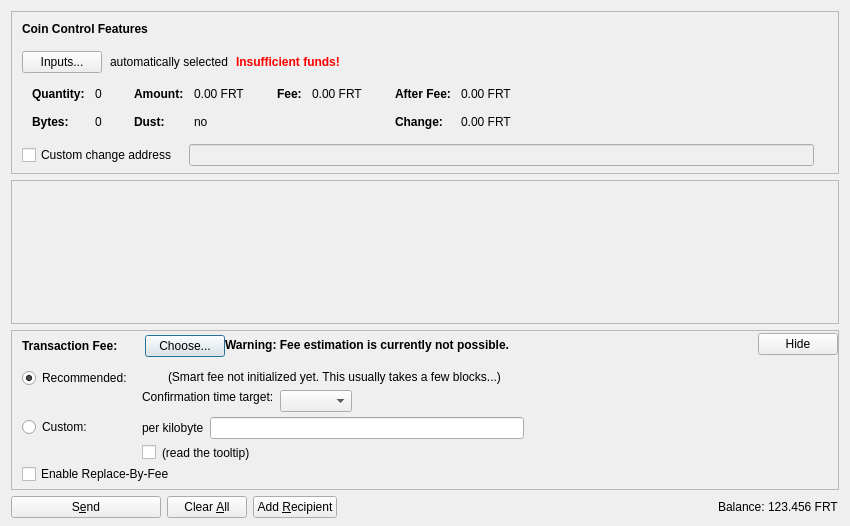
<?xml version="1.0" encoding="UTF-8"?>
<ui version="4.0">
 <class>SendCoinsDialog</class>
 <widget class="QDialog" name="SendCoinsDialog">
  <property name="geometry">
   <rect>
    <x>0</x>
    <y>0</y>
    <width>850</width>
    <height>526</height>
   </rect>
  </property>
  <property name="windowTitle">
   <string>Send Coins</string>
  </property>
  <layout class="QVBoxLayout" name="verticalLayout" stretch="0,1,0,0">
   <property name="bottomMargin">
    <number>8</number>
   </property>
   <item>
    <widget class="QFrame" name="frameCoinControl">
     <property name="sizePolicy">
      <sizepolicy hsizetype="Expanding" vsizetype="Expanding">
       <horstretch>0</horstretch>
       <verstretch>0</verstretch>
      </sizepolicy>
     </property>
     <property name="maximumSize">
      <size>
       <width>16777215</width>
       <height>16777215</height>
      </size>
     </property>
     <property name="frameShape">
      <enum>QFrame::StyledPanel</enum>
     </property>
     <property name="frameShadow">
      <enum>QFrame::Sunken</enum>
     </property>
     <layout class="QVBoxLayout" name="verticalLayoutCoinControl2">
      <property name="spacing">
       <number>0</number>
      </property>
      <property name="leftMargin">
       <number>0</number>
      </property>
      <property name="topMargin">
       <number>0</number>
      </property>
      <property name="rightMargin">
       <number>0</number>
      </property>
      <property name="bottomMargin">
       <number>6</number>
      </property>
      <item>
       <layout class="QVBoxLayout" name="verticalLayoutCoinControl" stretch="0,0,0,0,1">
        <property name="spacing">
         <number>0</number>
        </property>
        <property name="leftMargin">
         <number>10</number>
        </property>
        <property name="topMargin">
         <number>10</number>
        </property>
        <item>
         <layout class="QHBoxLayout" name="horizontalLayoutCoinControl1">
          <property name="bottomMargin">
           <number>15</number>
          </property>
          <item>
           <widget class="QLabel" name="labelCoinControlFeatures">
            <property name="sizePolicy">
             <sizepolicy hsizetype="Preferred" vsizetype="Maximum">
              <horstretch>0</horstretch>
              <verstretch>0</verstretch>
             </sizepolicy>
            </property>
            <property name="font">
             <font>
              <weight>75</weight>
              <bold>true</bold>
             </font>
            </property>
            <property name="styleSheet">
             <string notr="true">font-weight:bold;</string>
            </property>
            <property name="text">
             <string>Coin Control Features</string>
            </property>
           </widget>
          </item>
         </layout>
        </item>
        <item>
         <layout class="QHBoxLayout" name="horizontalLayoutCoinControl2" stretch="0,0,0,0">
          <property name="spacing">
           <number>8</number>
          </property>
          <property name="bottomMargin">
           <number>10</number>
          </property>
          <item>
           <widget class="QPushButton" name="pushButtonCoinControl">
            <property name="styleSheet">
             <string notr="true"/>
            </property>
            <property name="text">
             <string>Inputs...</string>
            </property>
            <property name="autoDefault">
             <bool>false</bool>
            </property>
           </widget>
          </item>
          <item>
           <widget class="QLabel" name="labelCoinControlAutomaticallySelected">
            <property name="text">
             <string>automatically selected</string>
            </property>
            <property name="margin">
             <number>5</number>
            </property>
           </widget>
          </item>
          <item>
           <widget class="QLabel" name="labelCoinControlInsuffFunds">
            <property name="font">
             <font>
              <weight>75</weight>
              <bold>true</bold>
             </font>
            </property>
            <property name="styleSheet">
             <string notr="true">color:red;font-weight:bold;</string>
            </property>
            <property name="text">
             <string>Insufficient funds!</string>
            </property>
            <property name="margin">
             <number>5</number>
            </property>
           </widget>
          </item>
          <item>
           <spacer name="horizontalSpacerCoinControl">
            <property name="orientation">
             <enum>Qt::Horizontal</enum>
            </property>
            <property name="sizeHint" stdset="0">
             <size>
              <width>40</width>
              <height>1</height>
             </size>
            </property>
           </spacer>
          </item>
         </layout>
        </item>
        <item>
         <widget class="QWidget" name="widgetCoinControl" native="true">
          <property name="sizePolicy">
           <sizepolicy hsizetype="Preferred" vsizetype="Preferred">
            <horstretch>0</horstretch>
            <verstretch>0</verstretch>
           </sizepolicy>
          </property>
          <property name="minimumSize">
           <size>
            <width>0</width>
            <height>0</height>
           </size>
          </property>
          <property name="styleSheet">
           <string notr="true"/>
          </property>
          <layout class="QHBoxLayout" name="horizontalLayoutCoinControl5">
           <property name="leftMargin">
            <number>0</number>
           </property>
           <property name="topMargin">
            <number>0</number>
           </property>
           <property name="rightMargin">
            <number>0</number>
           </property>
           <property name="bottomMargin">
            <number>0</number>
           </property>
           <item>
            <layout class="QHBoxLayout" name="horizontalLayoutCoinControl3" stretch="0,0,0,1">
             <property name="spacing">
              <number>20</number>
             </property>
             <property name="topMargin">
              <number>0</number>
             </property>
             <property name="bottomMargin">
              <number>10</number>
             </property>
             <item>
              <layout class="QFormLayout" name="formLayoutCoinControl1">
               <property name="horizontalSpacing">
                <number>10</number>
               </property>
               <property name="verticalSpacing">
                <number>14</number>
               </property>
               <property name="leftMargin">
                <number>10</number>
               </property>
               <property name="topMargin">
                <number>4</number>
               </property>
               <property name="rightMargin">
                <number>6</number>
               </property>
               <item row="0" column="0">
                <widget class="QLabel" name="labelCoinControlQuantityText">
                 <property name="font">
                  <font>
                   <weight>75</weight>
                   <bold>true</bold>
                  </font>
                 </property>
                 <property name="text">
                  <string>Quantity:</string>
                 </property>
                 <property name="margin">
                  <number>0</number>
                 </property>
                </widget>
               </item>
               <item row="0" column="1">
                <widget class="QLabel" name="labelCoinControlQuantity">
                 <property name="cursor">
                  <cursorShape>IBeamCursor</cursorShape>
                 </property>
                 <property name="contextMenuPolicy">
                  <enum>Qt::ActionsContextMenu</enum>
                 </property>
                 <property name="text">
                  <string notr="true">0</string>
                 </property>
                 <property name="margin">
                  <number>0</number>
                 </property>
                 <property name="textInteractionFlags">
                  <set>Qt::LinksAccessibleByMouse|Qt::TextSelectableByKeyboard|Qt::TextSelectableByMouse</set>
                 </property>
                </widget>
               </item>
               <item row="1" column="0">
                <widget class="QLabel" name="labelCoinControlBytesText">
                 <property name="font">
                  <font>
                   <weight>75</weight>
                   <bold>true</bold>
                  </font>
                 </property>
                 <property name="text">
                  <string>Bytes:</string>
                 </property>
                </widget>
               </item>
               <item row="1" column="1">
                <widget class="QLabel" name="labelCoinControlBytes">
                 <property name="cursor">
                  <cursorShape>IBeamCursor</cursorShape>
                 </property>
                 <property name="contextMenuPolicy">
                  <enum>Qt::ActionsContextMenu</enum>
                 </property>
                 <property name="text">
                  <string notr="true">0</string>
                 </property>
                 <property name="textInteractionFlags">
                  <set>Qt::LinksAccessibleByMouse|Qt::TextSelectableByKeyboard|Qt::TextSelectableByMouse</set>
                 </property>
                </widget>
               </item>
              </layout>
             </item>
             <item>
              <layout class="QFormLayout" name="formLayoutCoinControl2">
               <property name="horizontalSpacing">
                <number>10</number>
               </property>
               <property name="verticalSpacing">
                <number>14</number>
               </property>
               <property name="leftMargin">
                <number>6</number>
               </property>
               <property name="topMargin">
                <number>4</number>
               </property>
               <property name="rightMargin">
                <number>6</number>
               </property>
               <item row="0" column="0">
                <widget class="QLabel" name="labelCoinControlAmountText">
                 <property name="font">
                  <font>
                   <weight>75</weight>
                   <bold>true</bold>
                  </font>
                 </property>
                 <property name="text">
                  <string>Amount:</string>
                 </property>
                 <property name="margin">
                  <number>0</number>
                 </property>
                </widget>
               </item>
               <item row="0" column="1">
                <widget class="QLabel" name="labelCoinControlAmount">
                 <property name="cursor">
                  <cursorShape>IBeamCursor</cursorShape>
                 </property>
                 <property name="contextMenuPolicy">
                  <enum>Qt::ActionsContextMenu</enum>
                 </property>
                 <property name="text">
                  <string notr="true">0.00 FRT</string>
                 </property>
                 <property name="textInteractionFlags">
                  <set>Qt::LinksAccessibleByMouse|Qt::TextSelectableByKeyboard|Qt::TextSelectableByMouse</set>
                 </property>
                </widget>
               </item>
               <item row="1" column="0">
                <widget class="QLabel" name="labelCoinControlLowOutputText">
                 <property name="font">
                  <font>
                   <weight>75</weight>
                   <bold>true</bold>
                  </font>
                 </property>
                 <property name="text">
                  <string>Dust:</string>
                 </property>
                </widget>
               </item>
               <item row="1" column="1">
                <widget class="QLabel" name="labelCoinControlLowOutput">
                 <property name="cursor">
                  <cursorShape>IBeamCursor</cursorShape>
                 </property>
                 <property name="contextMenuPolicy">
                  <enum>Qt::ActionsContextMenu</enum>
                 </property>
                 <property name="text">
                  <string notr="true">no</string>
                 </property>
                 <property name="textInteractionFlags">
                  <set>Qt::LinksAccessibleByMouse|Qt::TextSelectableByKeyboard|Qt::TextSelectableByMouse</set>
                 </property>
                </widget>
               </item>
              </layout>
             </item>
             <item>
              <layout class="QFormLayout" name="formLayoutCoinControl3">
               <property name="horizontalSpacing">
                <number>10</number>
               </property>
               <property name="verticalSpacing">
                <number>14</number>
               </property>
               <property name="leftMargin">
                <number>6</number>
               </property>
               <property name="topMargin">
                <number>4</number>
               </property>
               <property name="rightMargin">
                <number>6</number>
               </property>
               <item row="0" column="0">
                <widget class="QLabel" name="labelCoinControlFeeText">
                 <property name="font">
                  <font>
                   <weight>75</weight>
                   <bold>true</bold>
                  </font>
                 </property>
                 <property name="text">
                  <string>Fee:</string>
                 </property>
                 <property name="margin">
                  <number>0</number>
                 </property>
                </widget>
               </item>
               <item row="0" column="1">
                <widget class="QLabel" name="labelCoinControlFee">
                 <property name="cursor">
                  <cursorShape>IBeamCursor</cursorShape>
                 </property>
                 <property name="contextMenuPolicy">
                  <enum>Qt::ActionsContextMenu</enum>
                 </property>
                 <property name="text">
                  <string notr="true">0.00 FRT</string>
                 </property>
                 <property name="textInteractionFlags">
                  <set>Qt::LinksAccessibleByMouse|Qt::TextSelectableByKeyboard|Qt::TextSelectableByMouse</set>
                 </property>
                </widget>
               </item>
              </layout>
             </item>
             <item>
              <layout class="QFormLayout" name="formLayoutCoinControl4">
               <property name="horizontalSpacing">
                <number>10</number>
               </property>
               <property name="verticalSpacing">
                <number>14</number>
               </property>
               <property name="leftMargin">
                <number>6</number>
               </property>
               <property name="topMargin">
                <number>4</number>
               </property>
               <property name="rightMargin">
                <number>6</number>
               </property>
               <item row="0" column="0">
                <widget class="QLabel" name="labelCoinControlAfterFeeText">
                 <property name="font">
                  <font>
                   <weight>75</weight>
                   <bold>true</bold>
                  </font>
                 </property>
                 <property name="text">
                  <string>After Fee:</string>
                 </property>
                 <property name="margin">
                  <number>0</number>
                 </property>
                </widget>
               </item>
               <item row="0" column="1">
                <widget class="QLabel" name="labelCoinControlAfterFee">
                 <property name="cursor">
                  <cursorShape>IBeamCursor</cursorShape>
                 </property>
                 <property name="contextMenuPolicy">
                  <enum>Qt::ActionsContextMenu</enum>
                 </property>
                 <property name="text">
                  <string notr="true">0.00 FRT</string>
                 </property>
                 <property name="textInteractionFlags">
                  <set>Qt::LinksAccessibleByMouse|Qt::TextSelectableByKeyboard|Qt::TextSelectableByMouse</set>
                 </property>
                </widget>
               </item>
               <item row="1" column="0">
                <widget class="QLabel" name="labelCoinControlChangeText">
                 <property name="font">
                  <font>
                   <weight>75</weight>
                   <bold>true</bold>
                  </font>
                 </property>
                 <property name="text">
                  <string>Change:</string>
                 </property>
                </widget>
               </item>
               <item row="1" column="1">
                <widget class="QLabel" name="labelCoinControlChange">
                 <property name="cursor">
                  <cursorShape>IBeamCursor</cursorShape>
                 </property>
                 <property name="contextMenuPolicy">
                  <enum>Qt::ActionsContextMenu</enum>
                 </property>
                 <property name="text">
                  <string notr="true">0.00 FRT</string>
                 </property>
                 <property name="textInteractionFlags">
                  <set>Qt::LinksAccessibleByMouse|Qt::TextSelectableByKeyboard|Qt::TextSelectableByMouse</set>
                 </property>
                </widget>
               </item>
              </layout>
             </item>
            </layout>
           </item>
          </layout>
         </widget>
        </item>
        <item>
         <layout class="QHBoxLayout" name="horizontalLayoutCoinControl4" stretch="0,0,0">
          <property name="spacing">
           <number>12</number>
          </property>
          <property name="sizeConstraint">
           <enum>QLayout::SetDefaultConstraint</enum>
          </property>
          <property name="topMargin">
           <number>5</number>
          </property>
          <property name="rightMargin">
           <number>5</number>
          </property>
          <item>
           <widget class="QCheckBox" name="checkBoxCoinControlChange">
            <property name="toolTip">
             <string>If this is activated, but the change address is empty or invalid, change will be sent to a newly generated address.</string>
            </property>
            <property name="text">
             <string>Custom change address</string>
            </property>
           </widget>
          </item>
          <item>
           <widget class="QValidatedLineEdit" name="lineEditCoinControlChange">
            <property name="enabled">
             <bool>false</bool>
            </property>
            <property name="sizePolicy">
             <sizepolicy hsizetype="Expanding" vsizetype="Fixed">
              <horstretch>0</horstretch>
              <verstretch>0</verstretch>
             </sizepolicy>
            </property>
           </widget>
          </item>
          <item>
           <widget class="QLabel" name="labelCoinControlChangeLabel">
            <property name="sizePolicy">
             <sizepolicy hsizetype="Preferred" vsizetype="Expanding">
              <horstretch>0</horstretch>
              <verstretch>0</verstretch>
             </sizepolicy>
            </property>
            <property name="minimumSize">
             <size>
              <width>0</width>
              <height>0</height>
             </size>
            </property>
            <property name="text">
             <string/>
            </property>
            <property name="margin">
             <number>3</number>
            </property>
           </widget>
          </item>
         </layout>
        </item>
        <item>
         <spacer name="verticalSpacerCoinControl">
          <property name="orientation">
           <enum>Qt::Vertical</enum>
          </property>
          <property name="sizeHint" stdset="0">
           <size>
            <width>800</width>
            <height>1</height>
           </size>
          </property>
         </spacer>
        </item>
       </layout>
      </item>
     </layout>
    </widget>
   </item>
   <item>
    <widget class="QScrollArea" name="scrollArea">
     <property name="widgetResizable">
      <bool>true</bool>
     </property>
     <widget class="QWidget" name="scrollAreaWidgetContents">
      <property name="geometry">
       <rect>
        <x>0</x>
        <y>0</y>
        <width>830</width>
        <height>104</height>
       </rect>
      </property>
      <layout class="QVBoxLayout" name="verticalLayout_2" stretch="0,1">
       <property name="leftMargin">
        <number>0</number>
       </property>
       <property name="topMargin">
        <number>0</number>
       </property>
       <property name="rightMargin">
        <number>0</number>
       </property>
       <property name="bottomMargin">
        <number>0</number>
       </property>
       <item>
        <layout class="QVBoxLayout" name="entries">
         <property name="spacing">
          <number>6</number>
         </property>
        </layout>
       </item>
       <item>
        <spacer name="verticalSpacer">
         <property name="orientation">
          <enum>Qt::Vertical</enum>
         </property>
         <property name="sizeHint" stdset="0">
          <size>
           <width>20</width>
           <height>40</height>
          </size>
         </property>
        </spacer>
       </item>
      </layout>
     </widget>
    </widget>
   </item>
   <item>
    <widget class="QFrame" name="frameFee">
     <property name="sizePolicy">
      <sizepolicy hsizetype="Expanding" vsizetype="Expanding">
       <horstretch>0</horstretch>
       <verstretch>0</verstretch>
      </sizepolicy>
     </property>
     <property name="maximumSize">
      <size>
       <width>16777215</width>
       <height>16777215</height>
      </size>
     </property>
     <property name="frameShape">
      <enum>QFrame::StyledPanel</enum>
     </property>
     <property name="frameShadow">
      <enum>QFrame::Sunken</enum>
     </property>
     <layout class="QVBoxLayout" name="verticalLayoutFee1">
      <property name="spacing">
       <number>0</number>
      </property>
      <property name="leftMargin">
       <number>0</number>
      </property>
      <property name="topMargin">
       <number>0</number>
      </property>
      <property name="rightMargin">
       <number>0</number>
      </property>
      <property name="bottomMargin">
       <number>0</number>
      </property>
      <item>
       <layout class="QVBoxLayout" name="verticalLayoutFee2" stretch="0,0,0">
        <property name="spacing">
         <number>0</number>
        </property>
        <property name="leftMargin">
         <number>10</number>
        </property>
        <property name="topMargin">
         <number>0</number>
        </property>
        <item>
         <layout class="QHBoxLayout" name="horizontalLayoutFee1">
          <property name="bottomMargin">
           <number>0</number>
          </property>
          <item>
           <layout class="QVBoxLayout" name="verticalLayoutFee7">
            <property name="spacing">
             <number>0</number>
            </property>
            <item>
             <spacer name="verticalSpacerSmartFee">
              <property name="orientation">
               <enum>Qt::Vertical</enum>
              </property>
              <property name="sizeType">
               <enum>QSizePolicy::Fixed</enum>
              </property>
              <property name="sizeHint" stdset="0">
               <size>
                <width>1</width>
                <height>4</height>
               </size>
              </property>
             </spacer>
            </item>
            <item>
             <layout class="QHBoxLayout" name="horizontalLayoutSmartFee">
              <property name="spacing">
               <number>10</number>
              </property>
              <item>
               <widget class="QLabel" name="labelFeeHeadline">
                <property name="sizePolicy">
                 <sizepolicy hsizetype="Preferred" vsizetype="Maximum">
                  <horstretch>0</horstretch>
                  <verstretch>0</verstretch>
                 </sizepolicy>
                </property>
                <property name="font">
                 <font>
                  <weight>75</weight>
                  <bold>true</bold>
                 </font>
                </property>
                <property name="styleSheet">
                 <string notr="true">font-weight:bold;</string>
                </property>
                <property name="text">
                 <string>Transaction Fee:</string>
                </property>
               </widget>
              </item>
              <item>
               <widget class="QLabel" name="labelFeeMinimized">
                <property name="text">
                 <string/>
                </property>
               </widget>
              </item>
              <item>
               <widget class="QPushButton" name="buttonChooseFee">
                <property name="text">
                 <string>Choose...</string>
                </property>
               </widget>
              </item>
             </layout>
            </item>
            <item>
             <spacer name="verticalSpacer_5">
              <property name="orientation">
               <enum>Qt::Vertical</enum>
              </property>
              <property name="sizeHint" stdset="0">
               <size>
                <width>1</width>
                <height>1</height>
               </size>
              </property>
             </spacer>
            </item>
           </layout>
          </item>
          <item>
           <widget class="QLabel" name="fallbackFeeWarningLabel">
            <property name="toolTip">
             <string>Using the fallbackfee can result in sending a transaction that will take several hours or days (or never) to confirm. Consider choosing your fee manually or wait until you have validated the complete chain.</string>
            </property>
            <property name="font">
            <font>
                <weight>75</weight>
                <bold>true</bold>
            </font>
            </property>
            <property name="text">
             <string>Warning: Fee estimation is currently not possible.</string>
            </property>
            <property name="wordWrap">
             <bool>false</bool>
            </property>
           </widget>
          </item>
          <item>
           <spacer name="horizontalSpacer_4">
            <property name="orientation">
             <enum>Qt::Horizontal</enum>
            </property>
            <property name="sizeType">
             <enum>QSizePolicy::MinimumExpanding</enum>
            </property>
            <property name="sizeHint" stdset="0">
             <size>
              <width>40</width>
              <height>20</height>
             </size>
            </property>
           </spacer>
          </item>
          <item>
           <widget class="QPushButton" name="buttonMinimizeFee">
            <property name="toolTip">
             <string>collapse fee-settings</string>
            </property>
            <property name="text">
             <string>Hide</string>
            </property>
           </widget>
          </item>
         </layout>
        </item>
        <item>
         <widget class="QFrame" name="frameFeeSelection">
          <layout class="QVBoxLayout" name="verticalLayoutFee12">
           <property name="spacing">
            <number>0</number>
           </property>
           <property name="leftMargin">
            <number>0</number>
           </property>
           <property name="topMargin">
            <number>0</number>
           </property>
           <property name="rightMargin">
            <number>0</number>
           </property>
           <property name="bottomMargin">
            <number>0</number>
           </property>
           <item>
            <layout class="QGridLayout" name="gridLayoutFee">
             <property name="topMargin">
              <number>10</number>
             </property>
             <property name="bottomMargin">
              <number>4</number>
             </property>
             <property name="horizontalSpacing">
              <number>10</number>
             </property>
             <property name="verticalSpacing">
              <number>4</number>
             </property>
             <item row="1" column="1">
              <layout class="QVBoxLayout" name="verticalLayoutFee8">
               <property name="spacing">
                <number>6</number>
               </property>
               <item>
                <layout class="QHBoxLayout" name="horizontalLayoutFee13">
                 <item>
                  <widget class="QLabel" name="labelCustomPerKilobyte">
                   <property name="toolTip">
                    <string>If the custom fee is set to 1000 satoshis and the transaction is only 250 bytes, then &quot;per kilobyte&quot; only pays 250 satoshis in fee, while &quot;total at least&quot; pays 1000 satoshis. For transactions bigger than a kilobyte both pay by kilobyte.</string>
                   </property>
                   <property name="text">
                    <string>per kilobyte</string>
                   </property>
                  </widget>
                 </item>
                 <item>
                  <widget class="FeritcoinAmountField" name="customFee"/>
                 </item>
                 <item>
                  <spacer name="horizontalSpacer_6">
                   <property name="orientation">
                    <enum>Qt::Horizontal</enum>
                   </property>
                   <property name="sizeHint" stdset="0">
                    <size>
                     <width>1</width>
                     <height>1</height>
                    </size>
                   </property>
                  </spacer>
                 </item>
                </layout>
               </item>
               <item>
                <layout class="QHBoxLayout" name="horizontalLayoutFee8">
                 <item>
                  <widget class="QCheckBox" name="checkBoxMinimumFee">
                   <property name="toolTip">
                    <string>Paying only the minimum fee is just fine as long as there is less transaction volume than space in the blocks. But be aware that this can end up in a never confirming transaction once there is more demand for feritcoin transactions than the network can process.</string>
                   </property>
                   <property name="text">
                    <string/>
                   </property>
                  </widget>
                 </item>
                 <item>
                  <widget class="QLabel" name="labelMinFeeWarning">
                   <property name="enabled">
                    <bool>true</bool>
                   </property>
                   <property name="toolTip">
                    <string>Paying only the minimum fee is just fine as long as there is less transaction volume than space in the blocks. But be aware that this can end up in a never confirming transaction once there is more demand for feritcoin transactions than the network can process.</string>
                   </property>
                   <property name="text">
                    <string>(read the tooltip)</string>
                   </property>
                   <property name="margin">
                    <number>5</number>
                   </property>
                  </widget>
                 </item>
                 <item>
                  <spacer name="horizontalSpacer_2">
                   <property name="orientation">
                    <enum>Qt::Horizontal</enum>
                   </property>
                   <property name="sizeHint" stdset="0">
                    <size>
                     <width>1</width>
                     <height>1</height>
                    </size>
                   </property>
                  </spacer>
                 </item>
                </layout>
               </item>
              </layout>
             </item>
             <item row="0" column="0">
              <layout class="QVBoxLayout" name="verticalLayoutFee4" stretch="0,1">
               <item>
                <widget class="QRadioButton" name="radioSmartFee">
                 <property name="text">
                  <string>Recommended:</string>
                 </property>
                 <property name="checked">
                  <bool>true</bool>
                 </property>
                 <attribute name="buttonGroup">
                  <string notr="true">groupFee</string>
                 </attribute>
                </widget>
               </item>
               <item>
                <spacer name="verticalSpacer_2">
                 <property name="orientation">
                  <enum>Qt::Vertical</enum>
                 </property>
                 <property name="sizeHint" stdset="0">
                  <size>
                   <width>1</width>
                   <height>1</height>
                  </size>
                 </property>
                </spacer>
               </item>
              </layout>
             </item>
             <item row="1" column="0">
              <layout class="QVBoxLayout" name="verticalLayoutFee9" stretch="0,1">
               <item>
                <widget class="QRadioButton" name="radioCustomFee">
                 <property name="text">
                  <string>Custom:</string>
                 </property>
                 <attribute name="buttonGroup">
                  <string notr="true">groupFee</string>
                 </attribute>
                </widget>
               </item>
               <item>
                <spacer name="verticalSpacer_6">
                 <property name="orientation">
                  <enum>Qt::Vertical</enum>
                 </property>
                 <property name="sizeHint" stdset="0">
                  <size>
                   <width>1</width>
                   <height>1</height>
                  </size>
                 </property>
                </spacer>
               </item>
              </layout>
             </item>
             <item row="0" column="1">
              <layout class="QVBoxLayout" name="verticalLayoutFee3" stretch="0,0,1">
               <property name="spacing">
                <number>6</number>
               </property>
               <property name="topMargin">
                <number>2</number>
               </property>
               <item>
                <layout class="QHBoxLayout" name="horizontalLayoutFee12">
                 <item>
                  <widget class="QLabel" name="labelSmartFee">
                   <property name="text">
                    <string/>
                   </property>
                   <property name="margin">
                    <number>2</number>
                   </property>
                  </widget>
                 </item>
                 <item>
                  <widget class="QLabel" name="labelFeeEstimation">
                   <property name="text">
                    <string/>
                   </property>
                  </widget>
                 </item>
                 <item>
                  <widget class="QLabel" name="labelSmartFee2">
                   <property name="text">
                    <string>(Smart fee not initialized yet. This usually takes a few blocks...)</string>
                   </property>
                   <property name="margin">
                    <number>2</number>
                   </property>
                  </widget>
                 </item>
                 <item>
                  <spacer name="horizontalSpacer_5">
                   <property name="orientation">
                    <enum>Qt::Horizontal</enum>
                   </property>
                   <property name="sizeHint" stdset="0">
                    <size>
                     <width>1</width>
                     <height>1</height>
                    </size>
                   </property>
                  </spacer>
                 </item>
                </layout>
               </item>
               <item>
                <layout class="QHBoxLayout" name="horizontalLayoutFee9">
                 <item>
                  <layout class="QVBoxLayout" name="verticalLayoutFee6">
                   <item>
                    <widget class="QLabel" name="labelSmartFee3">
                     <property name="text">
                      <string>Confirmation time target:</string>
                     </property>
                     <property name="margin">
                      <number>2</number>
                     </property>
                    </widget>
                   </item>
                   <item>
                    <spacer name="verticalSpacer_3">
                     <property name="orientation">
                      <enum>Qt::Vertical</enum>
                     </property>
                     <property name="sizeHint" stdset="0">
                      <size>
                       <width>1</width>
                       <height>1</height>
                      </size>
                     </property>
                    </spacer>
                   </item>
                  </layout>
                 </item>
                 <item>
                  <layout class="QVBoxLayout" name="verticalLayoutFee5">
                   <property name="rightMargin">
                    <number>30</number>
                   </property>
                   <item>
                    <layout class="QHBoxLayout" name="horizontalLayoutConfTarget">
                     <property name="bottomMargin">
                      <number>0</number>
                     </property>
                     <item>
                      <widget class="QComboBox" name="confTargetSelector"/>
                     </item>
                     <item>
                      <spacer name="horizontalSpacerConfTarget">
                       <property name="orientation">
                        <enum>Qt::Horizontal</enum>
                       </property>
                       <property name="sizeHint" stdset="0">
                        <size>
                         <width>40</width>
                         <height>20</height>
                        </size>
                       </property>
                      </spacer>
                     </item>
                    </layout>
                   </item>
                  </layout>
                 </item>
                </layout>
               </item>
               <item>
                <spacer name="verticalSpacer_4">
                 <property name="orientation">
                  <enum>Qt::Vertical</enum>
                 </property>
                 <property name="sizeHint" stdset="0">
                  <size>
                   <width>1</width>
                   <height>1</height>
                  </size>
                 </property>
                </spacer>
               </item>
              </layout>
             </item>
            </layout>
           </item>
           <item>
            <widget class="QCheckBox" name="optInRBF">
             <property name="text">
              <string>Enable Replace-By-Fee</string>
             </property>
             <property name="toolTip">
              <string>With Replace-By-Fee (BIP-125) you can increase a transaction's fee after it is sent. Without this, a higher fee may be recommended to compensate for increased transaction delay risk.</string>
             </property>
            </widget>
           </item>
          </layout>
         </widget>
        </item>
        <item>
         <spacer name="verticalSpacerFee">
          <property name="orientation">
           <enum>Qt::Vertical</enum>
          </property>
          <property name="sizeHint" stdset="0">
           <size>
            <width>40</width>
            <height>5</height>
           </size>
          </property>
         </spacer>
        </item>
       </layout>
      </item>
     </layout>
    </widget>
   </item>
   <item>
    <layout class="QHBoxLayout" name="horizontalLayout">
     <item>
      <widget class="QPushButton" name="sendButton">
       <property name="minimumSize">
        <size>
         <width>150</width>
         <height>0</height>
        </size>
       </property>
       <property name="toolTip">
        <string>Confirm the send action</string>
       </property>
       <property name="text">
        <string>S&amp;end</string>
       </property>
       <property name="icon">
        <iconset resource="../feritcoin.qrc">
         <normaloff>:/icons/send</normaloff>:/icons/send</iconset>
       </property>
       <property name="autoDefault">
        <bool>false</bool>
       </property>
       <property name="default">
        <bool>false</bool>
       </property>
      </widget>
     </item>
     <item>
      <widget class="QPushButton" name="clearButton">
       <property name="sizePolicy">
        <sizepolicy hsizetype="Minimum" vsizetype="Fixed">
         <horstretch>0</horstretch>
         <verstretch>0</verstretch>
        </sizepolicy>
       </property>
       <property name="toolTip">
        <string>Clear all fields of the form.</string>
       </property>
       <property name="text">
        <string>Clear &amp;All</string>
       </property>
       <property name="icon">
        <iconset resource="../feritcoin.qrc">
         <normaloff>:/icons/remove</normaloff>:/icons/remove</iconset>
       </property>
       <property name="autoDefault">
        <bool>false</bool>
       </property>
      </widget>
     </item>
     <item>
      <widget class="QPushButton" name="addButton">
       <property name="toolTip">
        <string>Send to multiple recipients at once</string>
       </property>
       <property name="text">
        <string>Add &amp;Recipient</string>
       </property>
       <property name="icon">
        <iconset resource="../feritcoin.qrc">
         <normaloff>:/icons/add</normaloff>:/icons/add</iconset>
       </property>
       <property name="autoDefault">
        <bool>false</bool>
       </property>
      </widget>
     </item>
     <item>
      <spacer name="horizontalSpacer">
       <property name="orientation">
        <enum>Qt::Horizontal</enum>
       </property>
       <property name="sizeHint" stdset="0">
        <size>
         <width>40</width>
         <height>20</height>
        </size>
       </property>
      </spacer>
     </item>
     <item>
      <layout class="QHBoxLayout" name="horizontalLayout_2">
       <property name="spacing">
        <number>3</number>
       </property>
       <item>
        <widget class="QLabel" name="label">
         <property name="sizePolicy">
          <sizepolicy hsizetype="Preferred" vsizetype="Fixed">
           <horstretch>0</horstretch>
           <verstretch>0</verstretch>
          </sizepolicy>
         </property>
         <property name="text">
          <string>Balance:</string>
         </property>
        </widget>
       </item>
       <item>
        <widget class="QLabel" name="labelBalance">
         <property name="sizePolicy">
          <sizepolicy hsizetype="Preferred" vsizetype="Fixed">
           <horstretch>0</horstretch>
           <verstretch>0</verstretch>
          </sizepolicy>
         </property>
         <property name="cursor">
          <cursorShape>IBeamCursor</cursorShape>
         </property>
         <property name="text">
          <string notr="true">123.456 FRT</string>
         </property>
         <property name="textInteractionFlags">
          <set>Qt::LinksAccessibleByMouse|Qt::TextSelectableByKeyboard|Qt::TextSelectableByMouse</set>
         </property>
        </widget>
       </item>
      </layout>
     </item>
    </layout>
   </item>
  </layout>
 </widget>
 <customwidgets>
  <customwidget>
   <class>QValidatedLineEdit</class>
   <extends>QLineEdit</extends>
   <header>qt/qvalidatedlineedit.h</header>
  </customwidget>
  <customwidget>
   <class>FeritcoinAmountField</class>
   <extends>QLineEdit</extends>
   <header>qt/feritcoinamountfield.h</header>
   <container>1</container>
  </customwidget>
 </customwidgets>
 <resources>
  <include location="../feritcoin.qrc"/>
 </resources>
 <connections/>
 <buttongroups>
  <buttongroup name="groupFee"/>
 </buttongroups>
</ui>
